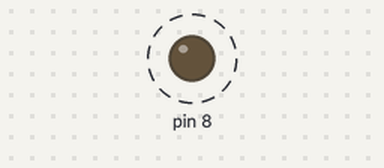
Simulated run of this sketch. Board: Arduino Uno, built with avr-gcc and run on an emulated ATmega328P. On the bench: output pins drawn as LEDs (lit = HIGH). Dashed ring = blinking.

Above: at 0.2 s.
Timing chart, 0 to 3.0 s (numbered marks = the images above):
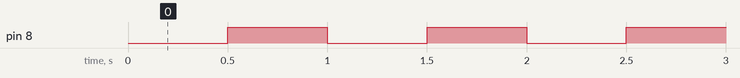

The sketch:

ex10_usingMsTimer.ino
```cpp
#include <LED.h>
#include <MsTimer2.h>

boolean led_val = LOW;
LED led(8);

void setup() {
  // put your setup code here, to run once:
  // 타이머2 인터럽트 설정 및 동작 시작

  MsTimer2::set(500, flash); // 500ms 인터럽트 주기 설정, flash() 함수 실행
  MsTimer2::start(); // timer2 동작 시작
}

void loop() {
  // put your main code here, to run repeatedly:
  // 하드웨어가 알아서 Interval(500ms) 간격으로 동작 -> 소프트웨어는 할 게 없음
}

void flash() {
  led_val = !led_val;
  led.setValue(led_val);
}
```

Measured:
- by itself, pin 8: alternates HIGH for 0.50 s and LOW for 0.50 s
